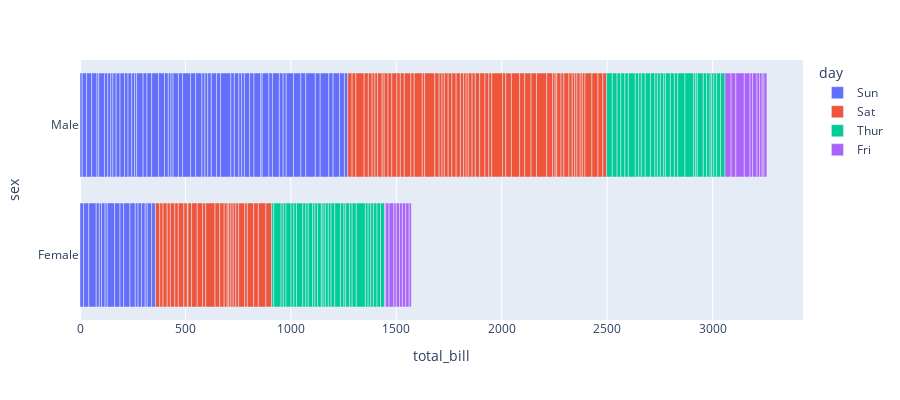

This figure's notebook cell:
### Code cell
fig = px.bar(tips, x='total_bill',
             y = 'sex',
             color='day',
             orientation= 'h',
             hover_data=['tip', 'size'], height=400)
fig.show()

### Figure 1 — Plotly figure (JSON) as saved in the notebook; plotly's stock layout.template omitted (floating-point values rounded to 4 significant figures; data arrays with more than 128 entries replaced by an {"elided": "..."} marker saying what was removed)
{"data": [{"alignmentgroup": "True", "customdata": {"elided": "76x2 float values"}, "hovertemplate": "day=Sun<br>total_bill=%{x}<br>sex=%{y}<br>tip=%{customdata[0]}<br>size=%{customdata[1]}<extra></extra>", "legendgroup": "Sun", "marker": {"color": "#636efa", "pattern": {"shape": ""}}, "name": "Sun", "offsetgroup": "Sun", "orientation": "h", "showlegend": true, "textposition": "auto", "x": [16.99, 10.34, 21.01, 23.68, 24.59, 25.29, 8.77, 26.88, 15.04, 14.78, 10.27, 35.26, 15.42, 18.43, 14.83, 21.58, 10.33, 16.29, 16.97, 17.46, 13.94, 9.68, 30.4, 18.29, 22.23, 32.4, 28.55, 18.04, 12.54, 10.29, 34.81, 9.94, 25.56, 19.49, 38.07, 23.95, 25.71, 17.31, 29.93, 14.07, 13.13, 17.26, 24.55, 19.77, 29.85, 48.17, 25.0, 13.39, 16.49, 21.5, 12.66, 16.21, 13.81, 17.51, 24.52, 20.76, 31.71, 7.25, 31.85, 16.82, 32.9, 17.89, 14.48, 9.6, 34.63, 34.65, 23.33, 45.35, 23.17, 40.55, 20.69, 20.9, 30.46, 18.15, 23.1, 15.69], "xaxis": "x", "y": ["Female", "Male", "Male", "Male", "Female", "Male", "Male", "Male", "Male", "Male", "Male", "Female", "Male", "Male", "Female", "Male", "Female", "Male", "Female", "Male", "Male", "Male", "Male", "Male", "Male", "Male", "Male", "Male", "Male", "Female", "Female", "Male", "Male", "Male", "Male", "Male", "Female", "Female", "Male", "Male", "Male", "Male", "Male", "Male", "Female", "Male", "Female", "Female", "Male", "Male", "Male", "Female", "Male", "Female", "Male", "Male", "Male", "Male", "Male", "Male", "Male", "Male", "Male", "Female", "Male", "Male", "Male", "Male", "Male", "Male", "Male", "Female", "Male", "Female", "Male", "Male"], "yaxis": "y", "type": "bar"}, {"alignmentgroup": "True", "customdata": {"elided": "87x2 float values"}, "hovertemplate": "day=Sat<br>total_bill=%{x}<br>sex=%{y}<br>tip=%{customdata[0]}<br>size=%{customdata[1]}<extra></extra>", "legendgroup": "Sat", "marker": {"color": "#EF553B", "pattern": {"shape": ""}}, "name": "Sat", "offsetgroup": "Sat", "orientation": "h", "showlegend": true, "textposition": "auto", "x": [20.65, 17.92, 20.29, 15.77, 39.42, 19.82, 17.81, 13.37, 12.69, 21.7, 19.65, 9.55, 18.35, 15.06, 20.69, 17.78, 24.06, 16.31, 16.93, 18.69, 31.27, 16.04, 38.01, 26.41, 11.24, 48.27, 20.29, 13.81, 11.02, 18.29, 17.59, 20.08, 16.45, 3.07, 20.23, 15.01, 12.02, 17.07, 26.86, 25.28, 14.73, 10.51, 17.92, 44.3, 22.42, 20.92, 15.36, 20.49, 25.21, 18.24, 14.31, 14.0, 7.25, 10.59, 10.63, 50.81, 15.81, 26.59, 38.73, 24.27, 12.76, 30.06, 25.89, 48.33, 13.27, 28.17, 12.9, 28.15, 11.59, 7.74, 30.14, 20.45, 13.28, 22.12, 24.01, 15.69, 11.61, 10.77, 15.53, 10.07, 12.6, 32.83, 35.83, 29.03, 27.18, 22.67, 17.82], "xaxis": "x", "y": ["Male", "Male", "Female", "Female", "Male", "Male", "Male", "Male", "Male", "Male", "Female", "Male", "Male", "Female", "Female", "Male", "Male", "Male", "Female", "Male", "Male", "Male", "Male", "Female", "Male", "Male", "Male", "Male", "Male", "Male", "Male", "Male", "Female", "Female", "Male", "Male", "Male", "Female", "Female", "Female", "Female", "Male", "Male", "Female", "Female", "Female", "Male", "Male", "Male", "Male", "Female", "Male", "Female", "Female", "Female", "Male", "Male", "Male", "Male", "Male", "Female", "Male", "Male", "Male", "Female", "Female", "Female", "Male", "Male", "Male", "Female", "Male", "Male", "Female", "Male", "Male", "Male", "Male", "Male", "Male", "Male", "Male", "Female", "Male", "Female", "Male", "Male"], "yaxis": "y", "type": "bar"}, {"alignmentgroup": "True", "customdata": [[4.0, 4.0], [3.0, 2.0], [2.71, 2.0], [3.0, 2.0], [3.4, 2.0], [1.83, 1.0], [5.0, 2.0], [2.03, 2.0], [5.17, 4.0], [2.0, 2.0], [4.0, 2.0], [5.85, 2.0], [3.0, 2.0], [1.5, 2.0], [1.8, 2.0], [2.92, 4.0], [2.31, 2.0], [1.68, 2.0], [2.5, 2.0], [2.0, 2.0], [2.52, 2.0], [4.2, 6.0], [1.48, 2.0], [2.0, 2.0], [2.0, 2.0], [2.18, 3.0], [1.5, 2.0], [2.83, 2.0], [1.5, 2.0], [2.0, 2.0], [3.25, 2.0], [1.25, 2.0], [2.0, 2.0], [2.0, 2.0], [2.0, 2.0], [2.75, 2.0], [3.5, 2.0], [6.7, 6.0], [5.0, 5.0], [5.0, 6.0], [2.3, 2.0], [1.5, 2.0], [1.36, 3.0], [1.63, 2.0], [1.73, 2.0], [2.0, 2.0], [4.19, 2.0], [2.56, 2.0], [2.02, 2.0], [4.0, 2.0], [1.44, 2.0], [2.0, 2.0], [5.0, 4.0], [2.0, 2.0], [2.0, 2.0], [4.0, 3.0], [2.01, 2.0], [2.0, 2.0], [2.5, 2.0], [4.0, 4.0], [3.23, 3.0], [3.0, 2.0]], "hovertemplate": "day=Thur<br>total_bill=%{x}<br>sex=%{y}<br>tip=%{customdata[0]}<br>size=%{customdata[1]}<extra></extra>", "legendgroup": "Thur", "marker": {"color": "#00cc96", "pattern": {"shape": ""}}, "name": "Thur", "offsetgroup": "Thur", "orientation": "h", "showlegend": true, "textposition": "auto", "x": [27.2, 22.76, 17.29, 19.44, 16.66, 10.07, 32.68, 15.98, 34.83, 13.03, 18.28, 24.71, 21.16, 10.65, 12.43, 24.08, 11.69, 13.42, 14.26, 15.95, 12.48, 29.8, 8.52, 14.52, 11.38, 22.82, 19.08, 20.27, 11.17, 12.26, 18.26, 8.51, 10.33, 14.15, 16.0, 13.16, 17.47, 34.3, 41.19, 27.05, 16.43, 8.35, 18.64, 11.87, 9.78, 7.51, 19.81, 28.44, 15.48, 16.58, 7.56, 10.34, 43.11, 13.0, 13.51, 18.71, 12.74, 13.0, 16.4, 20.53, 16.47, 18.78], "xaxis": "x", "y": ["Male", "Male", "Male", "Male", "Male", "Female", "Male", "Male", "Female", "Male", "Male", "Male", "Male", "Female", "Female", "Female", "Male", "Female", "Male", "Male", "Female", "Female", "Male", "Female", "Female", "Male", "Male", "Female", "Female", "Female", "Female", "Female", "Female", "Female", "Male", "Female", "Female", "Male", "Male", "Female", "Female", "Female", "Female", "Female", "Male", "Male", "Female", "Male", "Male", "Male", "Male", "Male", "Female", "Female", "Male", "Male", "Female", "Female", "Female", "Male", "Female", "Female"], "yaxis": "y", "type": "bar"}, {"alignmentgroup": "True", "customdata": [[3.0, 2.0], [3.5, 2.0], [1.0, 2.0], [4.3, 2.0], [3.25, 2.0], [4.73, 4.0], [4.0, 2.0], [1.5, 2.0], [3.0, 2.0], [1.5, 2.0], [2.5, 2.0], [3.0, 2.0], [2.2, 2.0], [3.48, 2.0], [1.92, 1.0], [3.0, 3.0], [1.58, 2.0], [2.5, 2.0], [2.0, 2.0]], "hovertemplate": "day=Fri<br>total_bill=%{x}<br>sex=%{y}<br>tip=%{customdata[0]}<br>size=%{customdata[1]}<extra></extra>", "legendgroup": "Fri", "marker": {"color": "#ab63fa", "pattern": {"shape": ""}}, "name": "Fri", "offsetgroup": "Fri", "orientation": "h", "showlegend": true, "textposition": "auto", "x": [28.97, 22.49, 5.75, 16.32, 22.75, 40.17, 27.28, 12.03, 21.01, 12.46, 11.35, 15.38, 12.16, 13.42, 8.58, 15.98, 13.42, 16.27, 10.09], "xaxis": "x", "y": ["Male", "Male", "Female", "Female", "Female", "Male", "Male", "Male", "Male", "Male", "Female", "Female", "Male", "Female", "Male", "Female", "Male", "Female", "Female"], "yaxis": "y", "type": "bar"}], "layout": {"xaxis": {"anchor": "y", "domain": [0.0, 1.0], "title": {"text": "total_bill"}}, "yaxis": {"anchor": "x", "domain": [0.0, 1.0], "title": {"text": "sex"}}, "legend": {"title": {"text": "day"}, "tracegroupgap": 0}, "margin": {"t": 60}, "barmode": "relative", "height": 400}}
